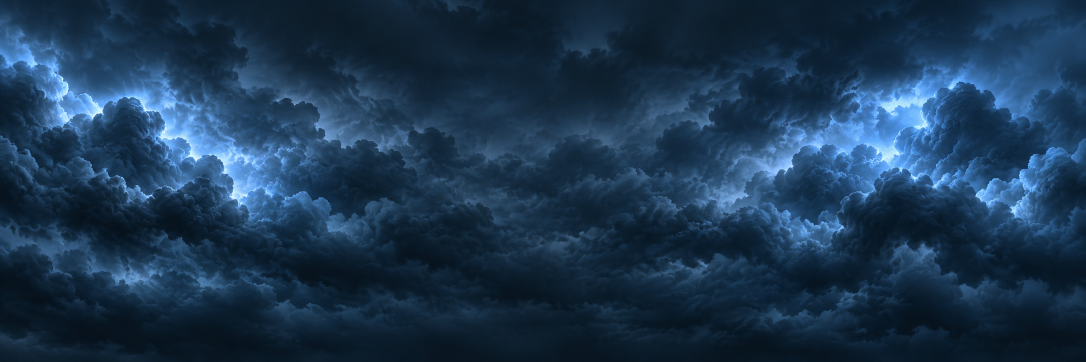
#> input picture tools/assets/stormfront/clouds-source.png, 2172 x 724 px (shown at 1/2 size); its folder holds only this picture in this run
$ python -i theme_lib.py   (imports and definitions only)
#> lines starting #> are read from the running program, lines starting #| are printed output that depends on the picture
#> further down, picture is the input picture: PIL image 2172x724 RGB; mean R, G, B 27.5, 54.7, 81
"""Shared helpers for the ETHOS theme generators.

Every generator writes palette-encoded toolbar art at both display sizes,
a ``main.lua`` that picks the right art at runtime, and a release ZIP with a
desktop preview. Keeping that in one place stops a regeneration from silently
undoing the X18 responsive support, palette encoding, or downloadable preview.
"""

from __future__ import annotations

import json
import math
import re
import zipfile
from fnmatch import fnmatchcase
from pathlib import Path

from PIL import Image, ImageFilter, ImageOps

from png_optimize import optimize_png
from palette_quality import contrast_ratio, polish_lua_source

ROOT = Path(__file__).resolve().parents[1]
THEMES_ROOT = ROOT / "themes"
RELEASES_ROOT = ROOT / "releases"
PREVIEWS_ROOT = ROOT / "previews"
THEME_VERSION = "1.2.5"
THEME_VERSION_OVERRIDES: dict[str, str] = {}
PREVIEW_RELEASE_NOTES = (
    "Download update: includes preview.png to view the theme before installing. "
    "The preview is excluded from ETHOS Suite's installed files; radio code and artwork are unchanged."
)
PREVIEW_README = (
    "## Preview before installing\n\n"
    "After extracting the ZIP on your computer, open [preview.png](preview.png) to see this theme's "
    "colors and artwork. The control layout is illustrative, not a firmware screenshot.\n\n"
    "ETHOS Suite installs only the runtime files and leaves this preview on your computer. "
    "For manual installation, you can omit `preview.png`.\n"
)
STRONG_LOGO_OUTLINES = {"loom", "halftone", "desert-tactical"}
WORDMARK_MASK = Path(__file__).resolve().parent / "assets" / "ethos-logo" / "wordmark-alpha.png"
LOGO_SIZE = (128, 26)
LOGO_RELEASE_NOTES = "Palette-matched transparent ETHOS header logo. Continuous toolbar materials and accents preserve the theme's style without a blank logo panel; prominent motifs sit clear of the lettering."
LOGO_README_LINE = ("- Palette-matched ETHOS header logo with a transparent background\n"
                    "- Continuous toolbar styling with prominent artwork arranged around the lettering at both native widths\n")
ETHOS26_SUPPORT = (
    "Requires ETHOS 26.1.0 or newer; API checked against 26.1.2. "
    "Radio validation is still required."
)
ETHOS26_RELEASE_NOTES = (
    "Readability update: improved foreground contrast and refreshed catalog previews. "
    "ETHOS 26.1 compatibility update, checked against the 26.1.2 theme API. "
    "Suite local ZIP layout corrected with the manifest and files at archive root. "
    "Unsupported firmware skips registration; optional toolbar load failures "
    "during initialization fall back to the theme colors. "
    "Requires ETHOS 26.1.0 or newer. Radio validation is still required."
)

X20_SIZE = (784, 50)
X18_SIZE = (464, 50)

# Radios at or below 480px load the small artwork; everything else the large.
SELECTOR_LUA = """local function selectToolbar(largeFile, smallFile)
    local version = system.getVersion()
    if version and type(version.lcdWidth) == "number" and version.lcdWidth <= 480 then
        return smallFile
    end
    return largeFile
end

local function loadToolbar(largeFile, smallFile)
    -- Optional artwork must not prevent registration when it cannot be loaded.
    local ok, bitmap = pcall(lcd.loadBitmap, selectToolbar(largeFile, smallFile))
    if ok and bitmap then
        return bitmap
    end
    return nil
end

"""

INIT_GUARD_LUA = """    -- Skip unsupported firmware before creating colors or loading artwork.
    if type(system.registerTheme) ~= "function" then return end
"""


def rgb(value: str) -> tuple[int, int, int]:
    value = value.lstrip("#")
    return tuple(int(value[i:i + 2], 16) for i in (0, 2, 4))


def mix(a: tuple[int, int, int], b: tuple[int, int, int], amount: float) -> tuple[int, int, int]:
    return tuple(round(a[i] * (1 - amount) + b[i] * amount) for i in range(3))


def theme_version(slug: str) -> str:
    """Resolve the shared collection version or an explicit per-theme version."""
    return THEME_VERSION_OVERRIDES.get(slug, THEME_VERSION)


def lua_color(color: tuple[int, int, int]) -> str:
    return f"lcd.RGB(0x{color[0]:02X}, 0x{color[1]:02X}, 0x{color[2]:02X})"


# [13 lines left out: function contrasting, not called in this run]


def toolbar_call(large_name: str, small_name: str) -> str:
    return f'loadToolbar("{large_name}", "{small_name}")'


# [27 lines left out: functions zip_install_instructions, save_png, not called in this run]


def _source_x_for_output(output_x: int, source_width: int) -> float:
    """Map an X18 column onto the X20 artwork, preserving edges and center art.

    Wide repeating areas are compressed in short transition bands so the first
    80px, the centered 304px design area, and the last 80px stay stable.
    """
    output_anchors = (0, 80, 96, 216, 248, 368, 384, 463)
    source_anchors_784 = (0, 80, 240, 360, 424, 544, 704, 783)
    scale = (source_width - 1) / 783
    source_anchors = tuple(value * scale for value in source_anchors_784)

    for index in range(len(output_anchors) - 1):
        out_a, out_b = output_anchors[index], output_anchors[index + 1]
        if output_x <= out_b:
            src_a, src_b = source_anchors[index], source_anchors[index + 1]
            amount = (output_x - out_a) / max(out_b - out_a, 1)
            return src_a + (src_b - src_a) * amount
    return float(source_width - 1)


def downscale_to_x18(source: Image.Image) -> Image.Image:
    """Produce the 464x50 variant of a 784x50 toolbar."""
    source = source.convert("RGB")
    if source.size == X18_SIZE:
        return source
    if source.height != X20_SIZE[1]:
        width = max(1, round(source.width * X20_SIZE[1] / source.height))
#> width = 150
        source = source.resize((width, X20_SIZE[1]), Image.Resampling.LANCZOS)
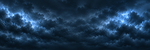
#> source: PIL image 150x50 RGB; mean R, G, B 27.5, 54.7, 81

    # Resolve every column mapping first, then blend whole columns at once.
    output = Image.new("RGB", X18_SIZE)
#> output: PIL image 464x50 RGB; every value is 0
    for output_x in range(X18_SIZE[0]):
        source_x = _source_x_for_output(output_x, source.width)
        low = max(0, min(source.width - 1, math.floor(source_x)))
        high = max(0, min(source.width - 1, low + 1))
        fraction = source_x - low
        low_column = source.crop((low, 0, low + 1, X20_SIZE[1]))
        if high == low or fraction <= 0:
            column = low_column
        else:
            column = Image.blend(low_column, source.crop((high, 0, high + 1, X20_SIZE[1])), fraction)
        output.paste(column, (output_x, 0))
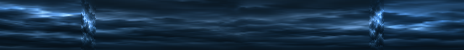
#> output: PIL image 464x50 RGB; mean R, G, B 24.6, 50.3, 74.7
    return output


# [191 lines left out: functions render_toolbar_logo, add_toolbar_logo, write_theme_files, not called in this run]


# Fixed entry timestamp so rebuilding a release byte-for-byte reproduces it and
# regeneration does not churn git with mtime-only differences.
RELEASE_TIMESTAMP = (1980, 1, 1, 0, 0, 0)


# [61 lines left out: function write_release, not called in this run]

>>> from PIL import Image
>>> picture = Image.open('assets/stormfront/clouds-source.png')
>>> result = downscale_to_x18(picture)
